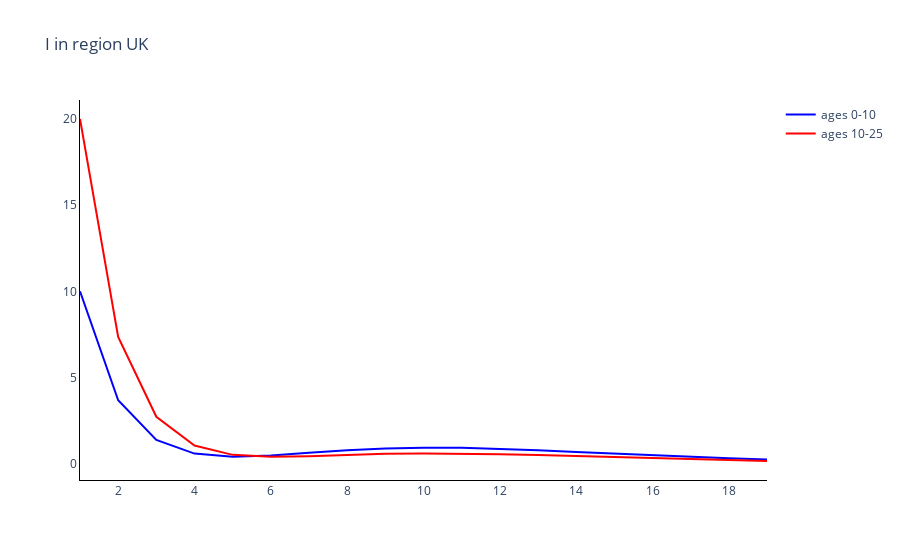

The cell this chart's notebook holds for it:
### Markdown cell above
### Plot the unvaccinated symptomatic infectious comparment for one region (UK) and one age group (0-10)

### Code cell
# Trace names - represent the solver used for the simulation
trace_name = ['ages {}'.format(a) for a in age_groups]

# Compartment list - type and age
fig = go.Figure()

# Plot (line plot for each method of simulation)
for a in range(len(age_groups)):
    fig.add_trace(
        go.Scatter(
            y=outputs[0][:, 36 * len(age_groups) + a],
            x=parameters.simulation_parameters.times,
            mode='lines',
            name=trace_name[a],
            line_color=colours[a]
        )
    )

# Add axis labels
fig.update_layout(
    boxmode='group',
    title='I in region {}'. format(regions[0]),
    plot_bgcolor='white',
    xaxis=dict(linecolor='black'),
    yaxis=dict(linecolor='black'),
    )

fig.write_image('images/Toy.pdf')
fig.show()

### Figure 1 — Plotly figure (JSON) as saved in the notebook; plotly's stock layout.template omitted (floating-point values rounded to 4 significant figures)
{"data": [{"line": {"color": "blue"}, "mode": "lines", "name": "ages 0-10", "type": "scatter", "x": [1, 2, 3, 4, 5, 6, 7, 8, 9, 10, 11, 12, 13, 14, 15, 16, 17, 18, 19], "y": [10, 3.679, 1.37, 0.5833, 0.4061, 0.4767, 0.6289, 0.7776, 0.8816, 0.927, 0.9167, 0.8623, 0.7784, 0.679, 0.5754, 0.4756, 0.3848, 0.3055, 0.2387]}, {"line": {"color": "red"}, "mode": "lines", "name": "ages 10-25", "type": "scatter", "x": [1, 2, 3, 4, 5, 6, 7, 8, 9, 10, 11, 12, 13, 14, 15, 16, 17, 18, 19], "y": [20, 7.358, 2.717, 1.05, 0.508, 0.3951, 0.434, 0.5075, 0.5661, 0.5923, 0.5847, 0.5498, 0.4963, 0.4329, 0.3669, 0.3033, 0.2454, 0.1949, 0.1522]}], "layout": {"boxmode": "group", "plot_bgcolor": "white", "title": {"text": "I in region UK"}, "xaxis": {"linecolor": "black"}, "yaxis": {"linecolor": "black"}}}
